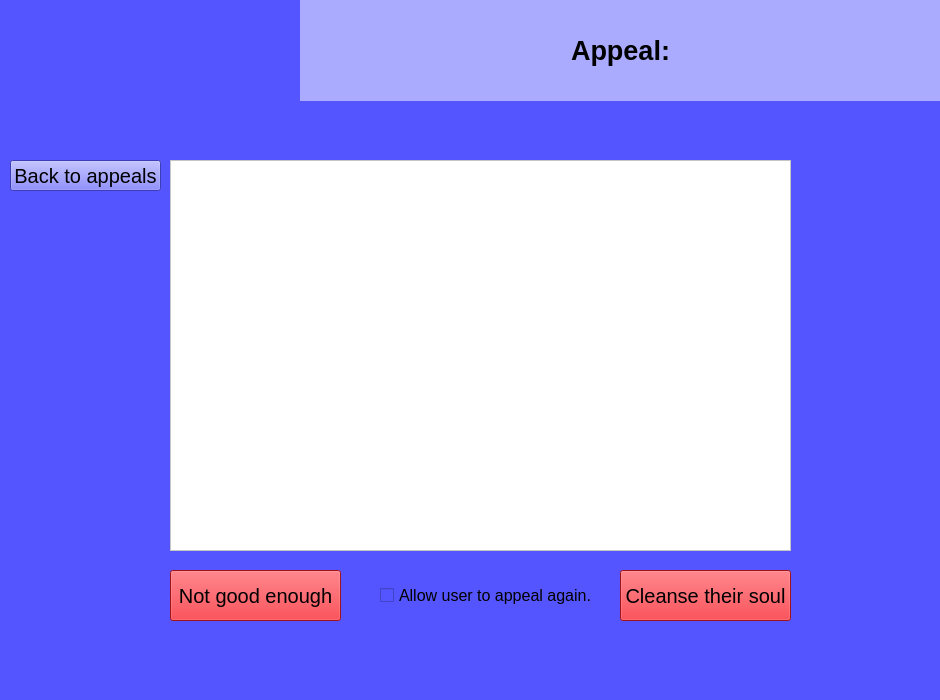
<?xml version="1.0" encoding="UTF-8"?>
<ui version="4.0">
 <class>MainWindow</class>
 <widget class="QMainWindow" name="MainWindow">
  <property name="geometry">
   <rect>
    <x>0</x>
    <y>0</y>
    <width>940</width>
    <height>700</height>
   </rect>
  </property>
  <property name="windowTitle">
   <string>MainWindow</string>
  </property>
  <property name="layoutDirection">
   <enum>Qt::LeftToRight</enum>
  </property>
  <property name="autoFillBackground">
   <bool>false</bool>
  </property>
  <property name="styleSheet">
   <string notr="true">background-color: rgb(85, 85, 255);</string>
  </property>
  <widget class="QWidget" name="centralwidget">
   <widget class="QLabel" name="label1">
    <property name="geometry">
     <rect>
      <x>300</x>
      <y>0</y>
      <width>641</width>
      <height>101</height>
     </rect>
    </property>
    <property name="font">
     <font>
      <pointsize>20</pointsize>
      <weight>75</weight>
      <bold>true</bold>
     </font>
    </property>
    <property name="autoFillBackground">
     <bool>false</bool>
    </property>
    <property name="styleSheet">
     <string notr="true">background-color: rgb(170, 170, 255);</string>
    </property>
    <property name="text">
     <string>Appeal:</string>
    </property>
    <property name="alignment">
     <set>Qt::AlignCenter</set>
    </property>
   </widget>
   <widget class="QLabel" name="label">
    <property name="geometry">
     <rect>
      <x>0</x>
      <y>0</y>
      <width>301</width>
      <height>101</height>
     </rect>
    </property>
    <property name="styleSheet">
     <string notr="true"/>
    </property>
    <property name="text">
     <string/>
    </property>
    <property name="pixmap">
     <pixmap>../SpoiledEGG_New.png</pixmap>
    </property>
   </widget>
   <widget class="QTextEdit" name="AppealTextEdit">
    <property name="geometry">
     <rect>
      <x>170</x>
      <y>160</y>
      <width>621</width>
      <height>391</height>
     </rect>
    </property>
    <property name="font">
     <font>
      <pointsize>14</pointsize>
     </font>
    </property>
    <property name="styleSheet">
     <string notr="true">background-color: rgb(255, 255, 255);
border-color: rgb(170, 0, 255);</string>
    </property>
    <property name="readOnly">
     <bool>true</bool>
    </property>
   </widget>
   <widget class="QPushButton" name="AcceptBtn">
    <property name="geometry">
     <rect>
      <x>620</x>
      <y>570</y>
      <width>171</width>
      <height>51</height>
     </rect>
    </property>
    <property name="font">
     <font>
      <pointsize>15</pointsize>
     </font>
    </property>
    <property name="contextMenuPolicy">
     <enum>Qt::NoContextMenu</enum>
    </property>
    <property name="styleSheet">
     <string notr="true">background-color: rgb(224, 27, 36)</string>
    </property>
    <property name="text">
     <string>Cleanse their soul</string>
    </property>
   </widget>
   <widget class="QCheckBox" name="checkBox">
    <property name="geometry">
     <rect>
      <x>380</x>
      <y>570</y>
      <width>211</width>
      <height>51</height>
     </rect>
    </property>
    <property name="font">
     <font>
      <pointsize>12</pointsize>
     </font>
    </property>
    <property name="text">
     <string>Allow user to appeal again.</string>
    </property>
   </widget>
   <widget class="QPushButton" name="DenyBtn">
    <property name="geometry">
     <rect>
      <x>170</x>
      <y>570</y>
      <width>171</width>
      <height>51</height>
     </rect>
    </property>
    <property name="font">
     <font>
      <pointsize>15</pointsize>
     </font>
    </property>
    <property name="contextMenuPolicy">
     <enum>Qt::NoContextMenu</enum>
    </property>
    <property name="styleSheet">
     <string notr="true">background-color: rgb(224, 27, 36)</string>
    </property>
    <property name="text">
     <string>Not good enough</string>
    </property>
   </widget>
   <widget class="QPushButton" name="BackBtn">
    <property name="geometry">
     <rect>
      <x>10</x>
      <y>160</y>
      <width>151</width>
      <height>31</height>
     </rect>
    </property>
    <property name="font">
     <font>
      <pointsize>15</pointsize>
     </font>
    </property>
    <property name="text">
     <string>Back to appeals</string>
    </property>
   </widget>
   <zorder>label</zorder>
   <zorder>label1</zorder>
   <zorder>AppealTextEdit</zorder>
   <zorder>AcceptBtn</zorder>
   <zorder>checkBox</zorder>
   <zorder>DenyBtn</zorder>
   <zorder>BackBtn</zorder>
  </widget>
  <widget class="QStatusBar" name="statusbar"/>
 </widget>
 <resources>
  <include location="../Resource/icon.qrc"/>
 </resources>
 <connections/>
</ui>
